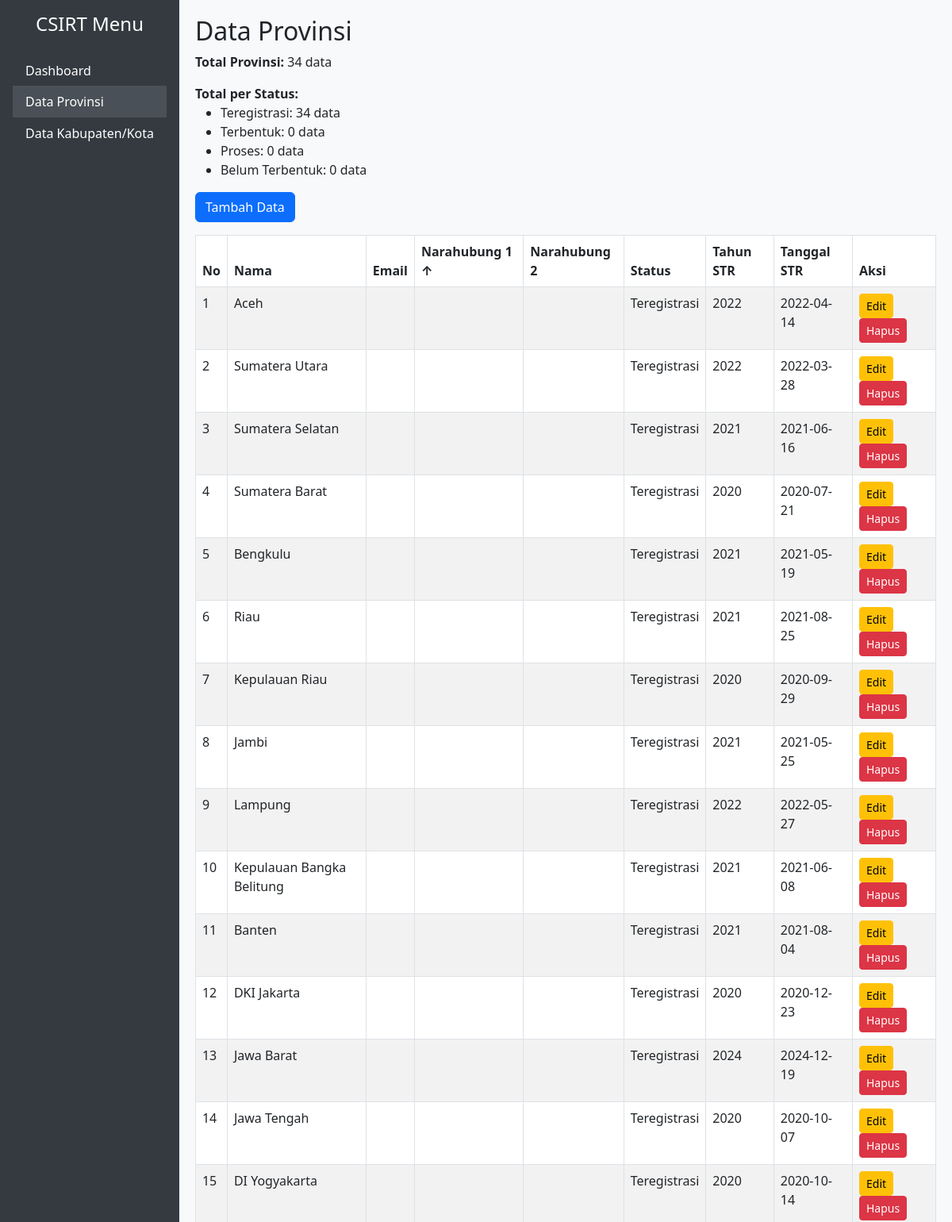
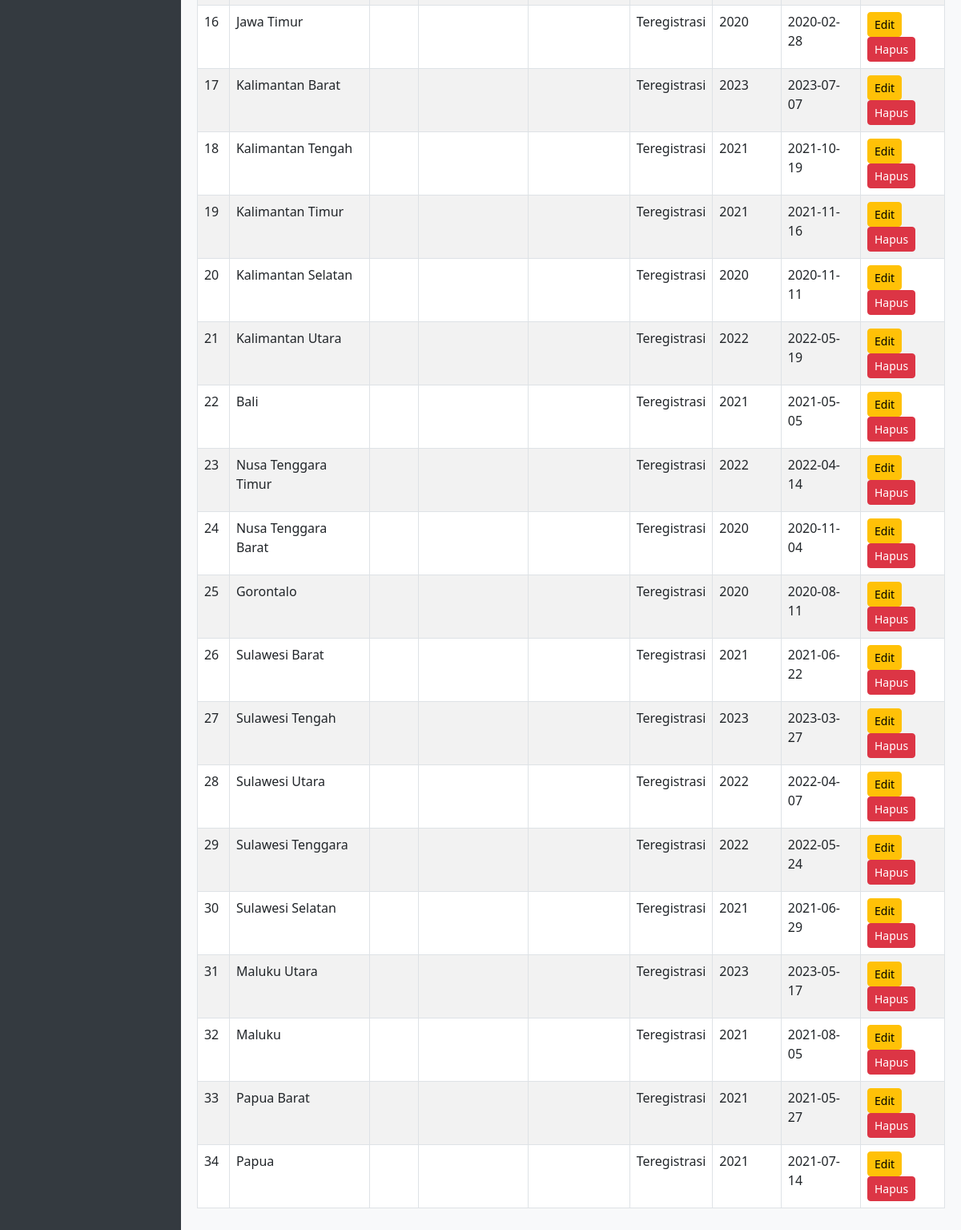
/provinsi.php?sort=narahubung1&order=asc, run on the app's committed database (2 pictures, top to bottom).
### tables this page shows
CREATE TABLE provinsi (
    id INT AUTO_INCREMENT PRIMARY KEY,
    nama VARCHAR(100) NOT NULL UNIQUE,
    email VARCHAR(100),
    narahubung1 VARCHAR(100),
    narahubung2 VARCHAR(100),
    status VARCHAR(100),
    tahunSTR YEAR NULL,
    tanggalSTR DATE NULL
);

### provinsi.php (the view, shortened to what this page needs)
<?php include 'conn.php'; ?>
<!DOCTYPE html>
<html>
<head>
    <link href="https://cdn.jsdelivr.net/npm/bootstrap@5.3.0/dist/css/bootstrap.min.css" rel="stylesheet">
</head>
<body>
<div class="sidebar d-flex flex-column p-3">
    <h4 class="text-center mb-4">CSIRT Menu</h4>
    <div class="list-group">
        <a href="index.php" class="list-group-item">Dashboard</a>
        <a href="provinsi.php" class="list-group-item active">Data Provinsi</a>
        <a href="kabkot.php" class="list-group-item">Data Kabupaten/Kota</a>
    </div>
</div>
<div class="content">
    <h2>Data Provinsi</h2>
    <?php
    $total_result = $conn->query("SELECT COUNT(*) AS total FROM provinsi");
    $total_row = $total_result->fetch_assoc();
    echo "<p><strong>Total Provinsi:</strong> {$total_row['total']} data</p>";
    $status_list = ['Teregistrasi', 'Terbentuk', 'Proses'];
    $counts = [];
    foreach ($status_list as $s) {
        $res = $conn->query("SELECT COUNT(*) as total FROM provinsi WHERE status = '$s'");
        $row = $res->fetch_assoc();
        $counts[$s] = $row['total'];
    }
    $res = $conn->query("SELECT COUNT(*) as total FROM provinsi WHERE status IS NULL OR status = '' OR status = '-'");
    $row = $res->fetch_assoc();
    $counts['Belum Terbentuk'] = $row['total'];
    $allowed_columns = ['nama', 'email', 'narahubung1', 'narahubung2', 'status', 'tahunSTR', 'tanggalSTR'];
    $sort = in_array($_GET['sort'] ?? '', $allowed_columns) ? $_GET['sort'] : 'nama';
    $order = ($_GET['order'] ?? 'asc') === 'desc' ? 'desc' : 'asc';
    $new_order = $order === 'asc' ? 'desc' : 'asc';
    function sort_arrow($column, $current, $order) {
        if ($column !== $current) return '';
        return $order === 'asc' ? ' ↑' : ' ↓';
    }
    ?>
    <div class="mb-3">
        <strong>Total per Status:</strong>
        <ul>
            <li>Teregistrasi: <?= $counts['Teregistrasi'] ?> data</li>
            <li>Terbentuk: <?= $counts['Terbentuk'] ?> data</li>
            <li>Proses: <?= $counts['Proses'] ?> data</li>
            <li>Belum Terbentuk: <?= $counts['Belum Terbentuk'] ?> data</li>
        </ul>
    </div>
    <a href="provinsi_tambah.php" class="btn btn-primary mb-3">Tambah Data</a>
    <table class="table table-bordered table-striped">
        <thead>
        <tr>
            <th>No</th>
            <?php
            foreach ([
                'nama' => 'Nama',
                'email' => 'Email',
                'narahubung1' => 'Narahubung 1',
                'narahubung2' => 'Narahubung 2',
                'status' => 'Status',
                'tahunSTR' => 'Tahun STR',
                'tanggalSTR' => 'Tanggal STR'
            ] as $key => $label) {
                echo "<th><a href='?sort={$key}&order=" . ($sort === $key ? $new_order : 'asc') . "'>$label" . sort_arrow($key, $sort, $order) . "</a></th>";
            }
            ?>
            <th>Aksi</th>
        </tr>
        </thead>
        <tbody>
        <?php
        $result = $conn->query("SELECT * FROM provinsi ORDER BY $sort $order");
        $no = 1;
        while ($row = $result->fetch_assoc()) {
            $status_display = trim($row['status']) ?: 'Belum Terbentuk';
            echo "<tr>
                <td>{$no}</td>
                <td>{$row['nama']}</td>
                <td>{$row['email']}</td>
                <td>{$row['narahubung1']}</td>
                <td>{$row['narahubung2']}</td>
                <td>{$status_display}</td>
                <td>{$row['tahunSTR']}</td>
                <td>{$row['tanggalSTR']}</td>
                <td>
                    <a href='provinsi_edit.php?id={$row['id']}' class='btn btn-sm btn-warning'>Edit</a>
                    <a href='provinsi_hapus.php?id={$row['id']}' class='btn btn-sm btn-danger' onclick='return confirm(\"Yakin hapus?\")'>Hapus</a>
                </td>
            </tr>";
            $no++;
        }
        ?>
        </tbody>
    </table>
</div>
</body>
</html>

### provinsi.php (style rules this page uses)
body { display: flex; min-height: 100vh; background-color: #f8f9fa; }
.sidebar { width: 250px; background-color: #343a40; color: white; padding-top: 20px; }
.sidebar .list-group-item { background-color: transparent; border: none; color: white; }
.sidebar .list-group-item:hover, .sidebar .list-group-item.active { background-color: #495057; }
.content { flex-grow: 1; padding: 20px; }
th a { color: inherit; text-decoration: none; }

### data on the page
provinsi: nama "Aceh", status "Teregistrasi", tahunSTR "2022", tanggalSTR "2022-04-14"
provinsi: nama "Sumatera Utara", status "Teregistrasi", tahunSTR "2022", tanggalSTR "2022-03-28"
provinsi: nama "Sumatera Selatan", status "Teregistrasi", tahunSTR "2021", tanggalSTR "2021-06-16"
provinsi: nama "Sumatera Barat", status "Teregistrasi", tahunSTR "2020", tanggalSTR "2020-07-21"
provinsi: nama "Bengkulu", status "Teregistrasi", tahunSTR "2021", tanggalSTR "2021-05-19"
provinsi: nama "Riau", status "Teregistrasi", tahunSTR "2021", tanggalSTR "2021-08-25"
provinsi: nama "Kepulauan Riau", status "Teregistrasi", tahunSTR "2020", tanggalSTR "2020-09-29"
provinsi: nama "Jambi", status "Teregistrasi", tahunSTR "2021", tanggalSTR "2021-05-25"
provinsi: nama "Lampung", status "Teregistrasi", tahunSTR "2022", tanggalSTR "2022-05-27"
provinsi: nama "Kepulauan Bangka Belitung", status "Teregistrasi", tahunSTR "2021", tanggalSTR "2021-06-08"
provinsi: nama "Banten", status "Teregistrasi", tahunSTR "2021", tanggalSTR "2021-08-04"
provinsi: nama "DKI Jakarta", status "Teregistrasi", tahunSTR "2020", tanggalSTR "2020-12-23"
provinsi: nama "Jawa Barat", status "Teregistrasi", tahunSTR "2024", tanggalSTR "2024-12-19"
provinsi: nama "Jawa Tengah", status "Teregistrasi", tahunSTR "2020", tanggalSTR "2020-10-07"
provinsi: nama "DI Yogyakarta", status "Teregistrasi", tahunSTR "2020", tanggalSTR "2020-10-14"
provinsi: nama "Jawa Timur", status "Teregistrasi", tahunSTR "2020", tanggalSTR "2020-02-28"
provinsi: nama "Kalimantan Barat", status "Teregistrasi", tahunSTR "2023", tanggalSTR "2023-07-07"
provinsi: nama "Kalimantan Tengah", status "Teregistrasi", tahunSTR "2021", tanggalSTR "2021-10-19"
provinsi: nama "Kalimantan Timur", status "Teregistrasi", tahunSTR "2021", tanggalSTR "2021-11-16"
provinsi: nama "Kalimantan Selatan", status "Teregistrasi", tahunSTR "2020", tanggalSTR "2020-11-11"
provinsi: nama "Kalimantan Utara", status "Teregistrasi", tahunSTR "2022", tanggalSTR "2022-05-19"
provinsi: nama "Bali", status "Teregistrasi", tahunSTR "2021", tanggalSTR "2021-05-05"
provinsi: nama "Nusa Tenggara Timur", status "Teregistrasi", tahunSTR "2022", tanggalSTR "2022-04-14"
provinsi: nama "Nusa Tenggara Barat", status "Teregistrasi", tahunSTR "2020", tanggalSTR "2020-11-04"
provinsi: nama "Gorontalo", status "Teregistrasi", tahunSTR "2020", tanggalSTR "2020-08-11"
provinsi: nama "Sulawesi Barat", status "Teregistrasi", tahunSTR "2021", tanggalSTR "2021-06-22"
provinsi: nama "Sulawesi Tengah", status "Teregistrasi", tahunSTR "2023", tanggalSTR "2023-03-27"
provinsi: nama "Sulawesi Utara", status "Teregistrasi", tahunSTR "2022", tanggalSTR "2022-04-07"
provinsi: nama "Sulawesi Tenggara", status "Teregistrasi", tahunSTR "2022", tanggalSTR "2022-05-24"
provinsi: nama "Sulawesi Selatan", status "Teregistrasi", tahunSTR "2021", tanggalSTR "2021-06-29"
provinsi: nama "Maluku Utara", status "Teregistrasi", tahunSTR "2023", tanggalSTR "2023-05-17"
provinsi: nama "Maluku", status "Teregistrasi", tahunSTR "2021", tanggalSTR "2021-08-05"
provinsi: nama "Papua Barat", status "Teregistrasi", tahunSTR "2021", tanggalSTR "2021-05-27"
provinsi: nama "Papua", status "Teregistrasi", tahunSTR "2021", tanggalSTR "2021-07-14"

### other printed values
$total_row['total'] "34"
$counts['Teregistrasi'] "34"
$counts['Terbentuk'] "0"
$counts['Proses'] "0"
$counts['Belum Terbentuk'] "0"
$label "Nama"
$label "Email"
$label "Narahubung 1"
sort_arrow($key, $sort, $order) "↑"
$label "Narahubung 2"
$label "Status"
$label "Tahun STR"
$label "Tanggal STR"
